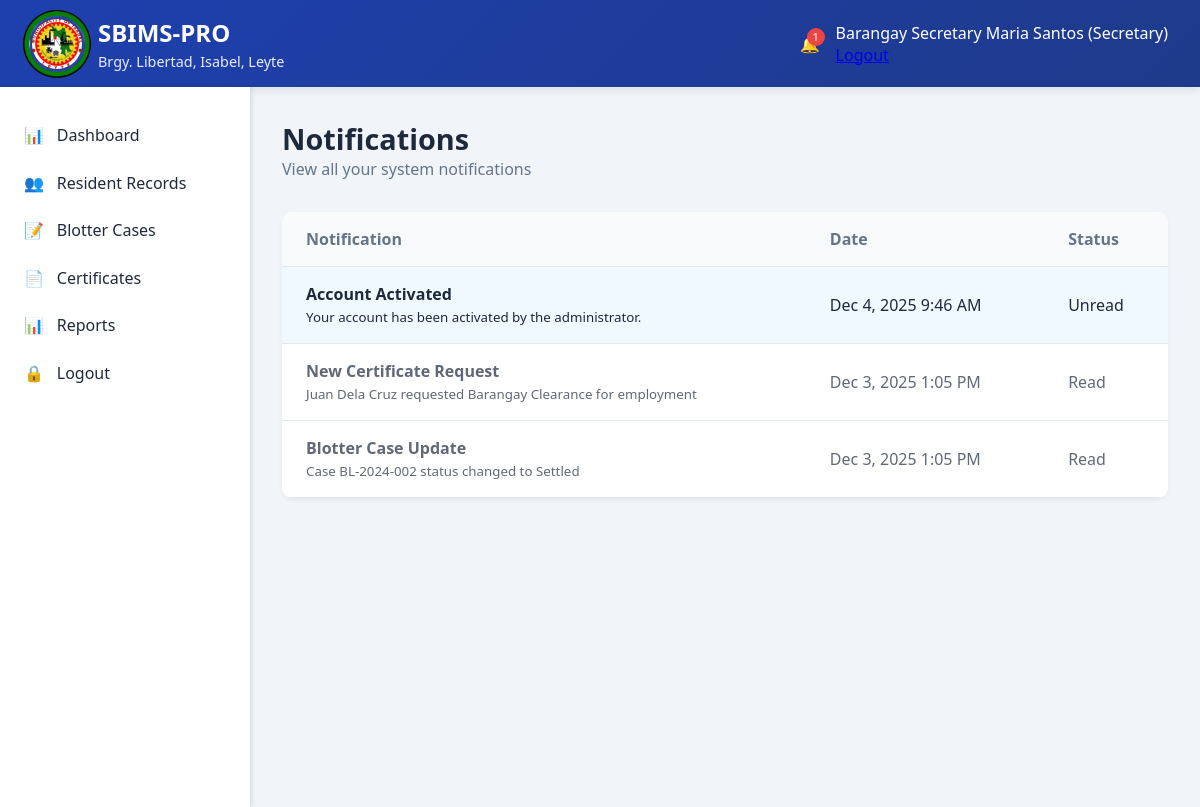
The app's page /admin/notifications.php (signed in) with its own data.
### tables this page shows
CREATE TABLE `notifications` (
  `id` int(11) NOT NULL AUTO_INCREMENT,
  `user_id` int(11) NOT NULL,
  `title` varchar(200) NOT NULL,
  `message` text NOT NULL,
  `type` enum('info','warning','success','danger') DEFAULT 'info',
  `link` varchar(255) DEFAULT NULL,
  `is_read` tinyint(1) DEFAULT 0,
  `created_at` timestamp NOT NULL DEFAULT current_timestamp(),
  PRIMARY KEY (`id`),
  KEY `user_id` (`user_id`),
  CONSTRAINT `notifications_ibfk_1` FOREIGN KEY (`user_id`) REFERENCES `users` (`id`) ON DELETE CASCADE
);

### admin/notifications.php (the view, shortened to what this page needs)
<?php
$database = new Database();
$db = $database->getConnection();
$stmt = $db->prepare("SELECT * FROM notifications WHERE user_id = ? ORDER BY created_at DESC");
$stmt->execute([$_SESSION['user_id']]);
$notifications = $stmt->fetchAll(PDO::FETCH_ASSOC);
?>
<?php include '../includes/header.php'; ?>
<?php include '../includes/topbar.php'; ?>
<div class="main-container">
    <?php include '../includes/sidebar.php'; ?>
    <main class="content">
        <div class="page-header">
            <div class="page-title">
                <h1>Notifications</h1>
                <p>View all your system notifications</p>
            </div>
        </div>
        <div class="data-table">
            <?php if (count($notifications) > 0): ?>
                <table>
                    <thead>
                        <tr>
                            <th>Notification</th>
                            <th>Date</th>
                            <th>Status</th>
                        </tr>
                    </thead>
                    <tbody>
                        <?php foreach ($notifications as $notification): ?>
                        <tr class="<?php echo $notification['is_read'] ? 'read' : 'unread'; ?>">
                            <td>
                                <strong><?php echo htmlspecialchars($notification['title']); ?></strong><br>
                                <small><?php echo htmlspecialchars($notification['message']); ?></small>
                            </td>
                            <td><?php echo date('M j, Y g:i A', strtotime($notification['created_at'])); ?></td>
                            <td>
                                <span class="badge <?php echo $notification['is_read'] ? 'badge-secondary' : 'badge-primary'; ?>">
                                    <?php echo $notification['is_read'] ? 'Read' : 'Unread'; ?>
                                </span>
                            </td>
                        </tr>
                        <?php endforeach; ?>
                    </tbody>
                </table>
            <?php else: ?>
                <div class="no-data">
                    <p>No notifications found.</p>
                </div>
            <?php endif; ?>
        </div>
    </main>
</div>
<?php include '../includes/footer.php'; ?>

### assets/css/main.css (style rules this page uses)
:root { --primary: #1e40af; --primary-dark: #1e3a8a; --secondary: #64748b; --success: #10b981; --warning: #f59e0b; --danger: #ef4444; --light: #f8fafc; --dark: #1e293b; }
* { margin: 0; padding: 0; box-sizing: border-box; font-family: 'Segoe UI', Tahoma, Geneva, Verdana, sans-serif; }
body { background-color: #f1f5f9; color: var(--dark); }
.main-container { display: flex; min-height: calc(100vh - 80px); }
.content { flex: 1; padding: 2rem; }
.page-header { display: flex; justify-content: space-between; align-items: center; margin-bottom: 2rem; }
.page-title h1 { font-size: 1.8rem; color: var(--dark); }
.page-title p { color: var(--secondary); }

### assets/css/dashboard.css (style rules this page uses)
.data-table { background: white; border-radius: 10px; overflow: hidden; box-shadow: 0 2px 5px rgba(0,0,0,0.05); margin-bottom: 2rem; }
table { width: 100%; border-collapse: collapse; }
th, td { padding: 1rem 1.5rem; text-align: left; border-bottom: 1px solid #e2e8f0; }
th { background: #f8fafc; font-weight: 600; color: var(--secondary); }

### admin/notifications.php (style rules this page uses)
tr.unread { background-color: #f0f9ff; font-weight: 500; }
tr.read { opacity: 0.7; }

### records on screen
notifications: title "Account Activated", message "Your account has been activated by the administrator.", created_at "Dec 4, 2025 9:46 AM", is_read "Unread"
notifications: title "New Certificate Request", message "Juan Dela Cruz requested Barangay Clearance for employment", created_at "Dec 3, 2025 1:05 PM", is_read "Read"
notifications: title "Blotter Case Update", message "Case BL-2024-002 status changed to Settled", created_at "Dec 3, 2025 1:05 PM", is_read "Read"

### other values on screen
$notification_count "1"
$_SESSION['full_name'] "Barangay Secretary Maria Santos"
$_SESSION['user_role'] "Secretary"
